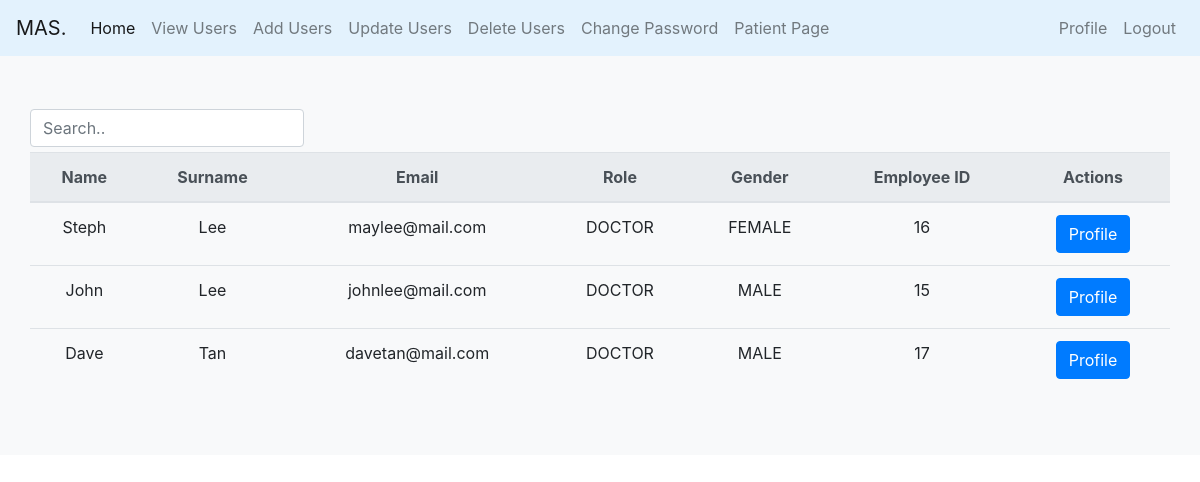
The page /Admin/test.php (signed in) on the database its author committed.
### tables this page shows
CREATE TABLE IF NOT EXISTS `doctor` (
  `id` int(100) NOT NULL AUTO_INCREMENT,
  `name` varchar(100) NOT NULL,
  `surname` varchar(30) NOT NULL,
  `nric` varchar(9) NOT NULL,
  `dob` varchar(30) NOT NULL,
  `age` varchar(3) NOT NULL,
  `email` varchar(30) NOT NULL,
  `phone` varchar(8) NOT NULL,
  `address` varchar(50) NOT NULL,
  `bloodgroup` varchar(10) NOT NULL,
  `gender` enum('MALE','FEMALE') NOT NULL,
  `username` varchar(30) NOT NULL,
  `acctype` enum('DOCTOR') NOT NULL,
  `password` varchar(100) NOT NULL,
  `image` varchar(100) NOT NULL,
  `date_created` date NOT NULL,
  PRIMARY KEY (`id`),
  UNIQUE KEY `username` (`username`),
  UNIQUE KEY `email` (`email`),
  UNIQUE KEY `nric` (`nric`)
);

### Admin/validateAdminSession.php (called while the page is built, shortened)
<?php include "../classes.php" ?>
<?php
    $searchName = null;
    $searchSurname = null;
    $searchEmail = null;
    $searchAcctype = null;
    $searchGender = null;
    $searchID = null;
?>

### classes.php (called while the page is built, shortened)
<?php
class Doctor {
    public static function getFilterDoctor($conn, $name, $surname, $email, $acctype, $gender, $id) {
        $name = $conn->real_escape_string($name);
        $surname = $conn->real_escape_string($surname);
        $email = $conn->real_escape_string($email);
        $acctype = $conn->real_escape_string($acctype);
        $gender = $conn->real_escape_string($gender);
        $id = $conn->real_escape_string($id);
        $stmt = $conn->prepare
        ("
            SELECT name, surname, email, acctype, gender, id
            FROM doctor
            WHERE name LIKE '%$name%'
            AND surname LIKE '%$surname%'
            AND email LIKE '%$email%'
            AND acctype LIKE '%$acctype%'
            AND gender LIKE '%$gender%'
            AND id LIKE '%$id%'
        ");
        $stmt->execute();
        $result = $stmt->get_result();
        $count = mysqli_num_rows($result);
        if ($count > 0)
            return $result;
        else
            return null;
    }
}
?>

### Admin/test.php (the view, shortened to what this page needs)
<?php include 'validateAdminSession.php' ?>
<?php
$result = Doctor::getFilterDoctor($conn, $searchName, $searchSurname, $searchEmail, $searchAcctype, $searchGender, $searchID);
$html = "";
if ($result != null) {
	while ($row = $result->fetch_array()) {
		$name = $row["name"];
		$surname = $row["surname"];
		$email = $row["email"];
		$acctype = $row["acctype"];
		$gender = $row["gender"];
		$id = $row["id"];
		$html .= "<tr class='text-center'>";
		$html .= "<td>$name</td>";
		$html .= "<td>$surname</td>";
		$html .= "<td>$email</td>";
		$html .= "<td>$acctype</td>";
		$html .= "<td>$gender</td>";
		$html .= "<td>$id</td>";
		$html .= "<td><a href = \"doctorProfile.php?ID=" . $row['id'] . "\" class='btn btn-primary'>Profile</a></td>";
	}
} else {
	$html .= "<tr class='text-center fw-bold'><td colspan=8>No records found</td></tr>";
}
?>
<!DOCTYPE html>
<html lang="en">
<head>
    <link type="text/css" rel="stylesheet" href="./CSS/adminHome.css">
    <link href="//maxcdn.bootstrapcdn.com/bootstrap/4.0.0/css/bootstrap.min.css" rel="stylesheet" id="bootstrap-css">
</head>
<body>
<?php include '../header.php'; ?>
    <div class="album py-5 bg-light">
        <div class="container">
            <div class="row">
                <form class="form-inline">
                    <input type="search" class="form-control" id="searchField" placeholder="Search..">
                </form>
                <br><br>
                <table class="table">
                    <thead class="thead-light">
                        <tr class='text-center'>
                            <th scope="col">Name</th>
                            <th scope="col">Surname</th>
                            <th scope="col">Email</th>
                            <th scope="col">Role</th>
                            <th scope="col">Gender</th>
                            <th scope="col">Employee ID</th>
                            <th scope="col">Actions</th>
                        </tr>
                    </thead>
                    <tbody id="searchTable">
						<tr>
						<?php echo $html ?>
						</tr>
                    </tbody>
                </table>
            </div>
        </div>
    </div>
</body>
</html>

### Admin/CSS/adminHome.css (style rules this page uses)
body, h1 { font-family:"Arial",sans-serif; }

### rows shown on the page
doctor: name "Steph", surname "Lee", email "maylee@mail.com", acctype "DOCTOR", gender "FEMALE", id "16"
doctor: name "John", surname "Lee", email "johnlee@mail.com", acctype "DOCTOR", gender "MALE", id "15"
doctor: name "Dave", surname "Tan", email "davetan@mail.com", acctype "DOCTOR", gender "MALE", id "17"
